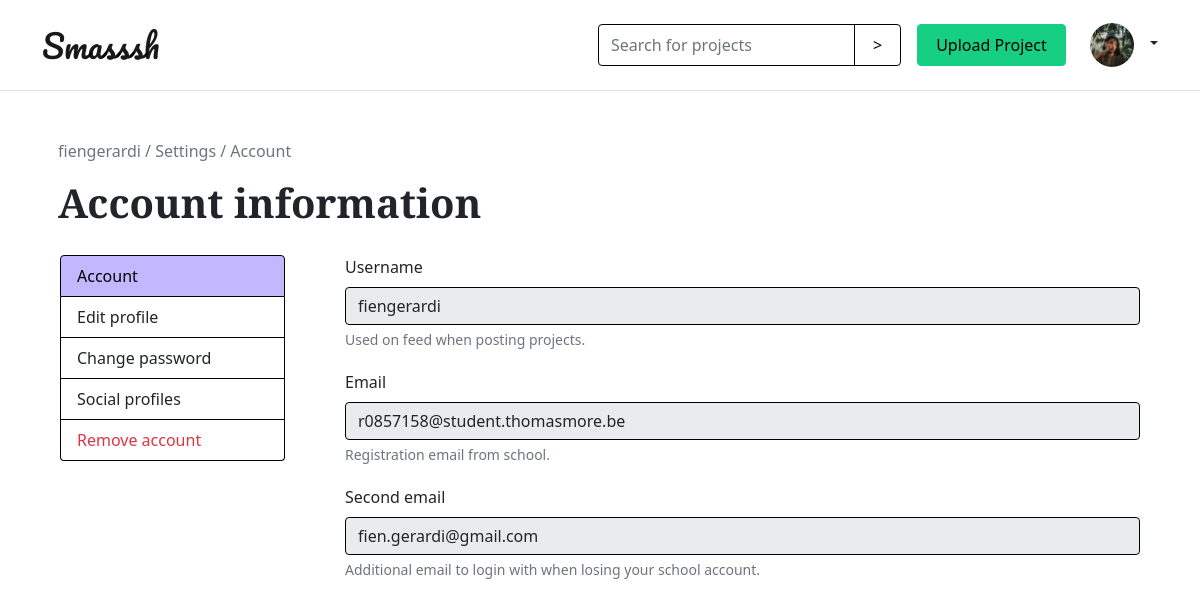
The page /account-info.php (signed in) on the database its author committed.
### tables this page shows
CREATE TABLE IF NOT EXISTS `users` (
  `id` int(11) unsigned NOT NULL AUTO_INCREMENT,
  `email` varchar(300) DEFAULT NULL,
  `username` varchar(300) DEFAULT NULL,
  `password` varchar(300) DEFAULT NULL,
  `is_admin` tinyint(1) DEFAULT NULL,
  `profile_pic` varchar(300) DEFAULT 'default.png',
  `bio` varchar(300) DEFAULT 'New member of the smash community',
  `education` varchar(300) DEFAULT NULL,
  `second_email` varchar(300) DEFAULT NULL,
  `social_linkedin` varchar(300) DEFAULT NULL,
  `social_github` varchar(300) DEFAULT NULL,
  `social_instagram` varchar(300) DEFAULT NULL,
  PRIMARY KEY (`id`)
);

### classes/User.php (called while the page is built, shortened)
<?php
    class User
    {
        public static function getUserDataFromId($id)
        {
            $conn = Db::getInstance();
            $statement = $conn->prepare("SELECT * FROM users WHERE id = :id");
            $statement->bindValue(':id', $id);
            $statement->execute();
            $result = $statement->fetch(PDO::FETCH_ASSOC);
            return $result;
        }
    }

### account-info.php (the view, shortened to what this page needs)
?><!DOCTYPE html>
<html lang="en">
<head>
    <?php include_once('style.php'); ?>
</head>
<body>
    <?php include_once('header.php'); ?>
    <div class="container">
        <p class="ps-3 pt-5 text-muted"><?php echo htmlspecialchars($userDataFromId['username']); ?> / Settings / Account</p>
        <h1 class="ps-3">Account information</h1>
        <div class="row">
            <div class="col-3">
                <div class="list-group">
                <a class="list-group-item list-group-item-action active" href="account-info.php">Account</a>
                    <a class="list-group-item list-group-item-action" href="edit-profile.php">Edit profile</a>
                    <a class="list-group-item list-group-item-action" href="change-password.php">Change password</a>
                    <a class="list-group-item list-group-item-action" href="social-accounts.php">Social profiles</a>
                    <a class="list-group-item list-group-item-action text-danger" data-bs-toggle="modal" role="button" href="#deleteAccount">Remove account</a>
                </div>
            </div>
            <div class="col-9">
                <div class="tab-content" id="nav-tabContent">
                    <div class="tab-pane fade active show" id="account" role="tabpanel" aria-labelledby="account-list">
                            <fieldset>
                                <label for="username" class="form-label">Username</label>
                                <input type="text" class="form-control" name="name" value="<?php echo htmlspecialchars($userDataFromId['username']);?>" id="name" readonly>
                                <div class="form-text">Used on feed when posting projects.</div>
                            </fieldset>
                            <fieldset>
                                <label for="email" class="form-label">Email</label>
                                <input type="text" class="form-control" name="email" value="<?php echo htmlspecialchars($userDataFromId['email']);?>" id="email" readonly>
                                <div class="form-text">Registration email from school.</div>
                            </fieldset>
                            <fieldset>
                                <label for="email" class="form-label">Second email</label>
                                <input type="text" class="form-control" name="email" value="<?php echo htmlspecialchars($userDataFromId['second_email']);?>" id="email" readonly>
                                <div class="form-text">Additional email to login with when losing your school account.</div>
                            </fieldset>
                    </div>
                </div>
            </div>
        </div>
    </div>
</body>
</html>

### header.php (shortened to what this page needs)
<?php
    if (isset($_SESSION['email'])) {
        $sessionId = $_SESSION['id'];
        $userDataFromId = User::getUserDataFromId($sessionId);
    }
?><nav class="navbar navbar-light border-bottom">
    <div class="container">
        <a href="index.php" class="navbar-brand">Smasssh</a>
        <div class="d-flex align-items-center">
            <?php if (!isset($_SESSION['email'])): ?>
            <form class="d-flex">
                <a href="login.php" class="btn btn-outline-primary me-2">Login</a>
                <a href="register.php" class="btn btn-primary">Signup</a>
            </form>
            <?php else: ?>
            <form class="" action="" method="post">
                <div class="input-group">
                    <input type="text" class="form-control" name="search" placeholder="Search for projects" aria-label="Search for projects" aria-describedby="button-addon2">
                    <input class="btn btn-outline-primary btn-icon-search" type="submit" name="submit-search" id="button-addon2" value=">">
                </div>
            </form>
            <a href="uploadProject.php" class="btn btn-primary m-3">Upload Project</a>
            <div class="flex-shrink-0 dropdown d-flex">
                <a href="#" class="d-block link-dark text-decoration-none dropdown-toggle" id="dropdownUser2" data-bs-toggle="dropdown" aria-expanded="false">
                    <img src="profile_pictures/<?php echo $userDataFromId['profile_pic']; ?>" class="p-2 rounded-circle img-thumbnail" >
                </a>
            </div>
            <?php endif; ?>
        </div>
    </div>
</nav>

### styles/custom.css (style rules this page uses)
body { box-sizing: border-box; }
.img-thumbnail { width: 100px; height: 100px; object-fit: cover; border: none; background-color: transparent; }
nav .img-thumbnail { max-width: 60px; max-height: 60px; }
.row>* { padding: 20px 30px; }
.list-group-item { border: 1px solid black; }
.list-group-item.active { color: black; background-color: #C3B7FF; border: 1px solid black; }
fieldset { margin: 0 0 20px 0; }
.form-control, .input-group-text { border-color: black; }

### styles/button.css (style rules this page uses)
nav .btn { padding: 8px 18px; }
.btn-primary { color: black; background-color: #16CF83; border: 1px solid #16CF83; }
.btn-outline-primary { color: black; border: 1px solid black; }
.link-dark { font-weight: 500; text-decoration: none; }
a { text-decoration: none; color: black; }

### rows shown on the page
users: profile_pic (picture), username "fiengerardi", name "fiengerardi", email "r0857158@student.thomasmore.be", email "fien.gerardi@gmail.com"
